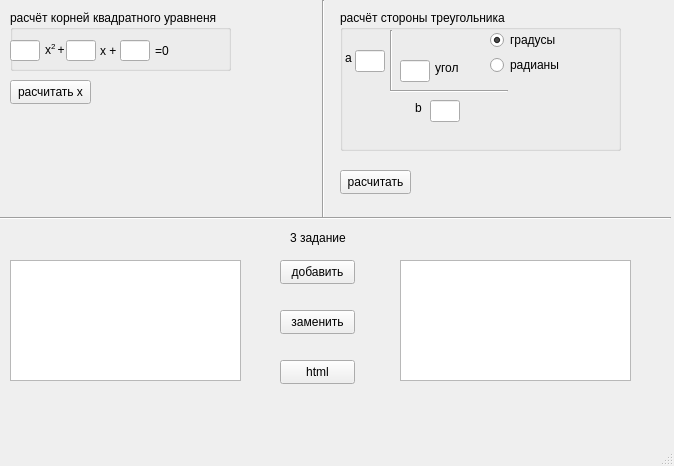
<?xml version="1.0" encoding="UTF-8"?>
<ui version="4.0">
 <class>MainWindow</class>
 <widget class="QMainWindow" name="MainWindow">
  <property name="geometry">
   <rect>
    <x>0</x>
    <y>0</y>
    <width>674</width>
    <height>466</height>
   </rect>
  </property>
  <property name="windowTitle">
   <string>MainWindow</string>
  </property>
  <widget class="QWidget" name="centralwidget">
   <widget class="QGroupBox" name="groupBox">
    <property name="geometry">
     <rect>
      <x>10</x>
      <y>10</y>
      <width>221</width>
      <height>61</height>
     </rect>
    </property>
    <property name="title">
     <string>расчёт корней квадратного уравненя</string>
    </property>
    <widget class="QLineEdit" name="lineEdit_1_a">
     <property name="geometry">
      <rect>
       <x>0</x>
       <y>30</y>
       <width>30</width>
       <height>21</height>
      </rect>
     </property>
    </widget>
    <widget class="QLabel" name="label_x2">
     <property name="geometry">
      <rect>
       <x>35</x>
       <y>30</y>
       <width>21</width>
       <height>21</height>
      </rect>
     </property>
     <property name="text">
      <string>&lt;html&gt;&lt;head/&gt;&lt;body&gt;&lt;p&gt;x&lt;span style=&quot; vertical-align:super;&quot;&gt;2  &lt;/span&gt;+&lt;/p&gt;&lt;/body&gt;&lt;/html&gt;</string>
     </property>
    </widget>
    <widget class="QLineEdit" name="lineEdit_1_b">
     <property name="geometry">
      <rect>
       <x>56</x>
       <y>30</y>
       <width>30</width>
       <height>21</height>
      </rect>
     </property>
    </widget>
    <widget class="QLabel" name="label_x">
     <property name="geometry">
      <rect>
       <x>90</x>
       <y>30</y>
       <width>30</width>
       <height>21</height>
      </rect>
     </property>
     <property name="text">
      <string>x +</string>
     </property>
    </widget>
    <widget class="QLineEdit" name="lineEdit_1_c">
     <property name="geometry">
      <rect>
       <x>110</x>
       <y>30</y>
       <width>30</width>
       <height>21</height>
      </rect>
     </property>
    </widget>
    <widget class="QLabel" name="label_0">
     <property name="geometry">
      <rect>
       <x>145</x>
       <y>30</y>
       <width>21</width>
       <height>21</height>
      </rect>
     </property>
     <property name="text">
      <string>=0</string>
     </property>
    </widget>
   </widget>
   <widget class="QPushButton" name="ButtonQuEducation1">
    <property name="geometry">
     <rect>
      <x>10</x>
      <y>80</y>
      <width>81</width>
      <height>24</height>
     </rect>
    </property>
    <property name="text">
     <string>расчитать x</string>
    </property>
   </widget>
   <widget class="QLabel" name="label_qu_education">
    <property name="geometry">
     <rect>
      <x>110</x>
      <y>80</y>
      <width>121</width>
      <height>21</height>
     </rect>
    </property>
    <property name="text">
     <string/>
    </property>
   </widget>
   <widget class="Line" name="line">
    <property name="geometry">
     <rect>
      <x>313</x>
      <y>0</y>
      <width>20</width>
      <height>219</height>
     </rect>
    </property>
    <property name="orientation">
     <enum>Qt::Vertical</enum>
    </property>
   </widget>
   <widget class="QGroupBox" name="groupBox_2">
    <property name="geometry">
     <rect>
      <x>340</x>
      <y>10</y>
      <width>281</width>
      <height>141</height>
     </rect>
    </property>
    <property name="title">
     <string>расчёт стороны треугольника</string>
    </property>
    <widget class="Line" name="line_2">
     <property name="geometry">
      <rect>
       <x>50</x>
       <y>80</y>
       <width>118</width>
       <height>3</height>
      </rect>
     </property>
     <property name="orientation">
      <enum>Qt::Horizontal</enum>
     </property>
    </widget>
    <widget class="Line" name="line_3">
     <property name="geometry">
      <rect>
       <x>50</x>
       <y>20</y>
       <width>3</width>
       <height>61</height>
      </rect>
     </property>
     <property name="orientation">
      <enum>Qt::Vertical</enum>
     </property>
    </widget>
    <widget class="QLineEdit" name="lineEdit_triangleA">
     <property name="geometry">
      <rect>
       <x>15</x>
       <y>40</y>
       <width>30</width>
       <height>22</height>
      </rect>
     </property>
    </widget>
    <widget class="QLineEdit" name="lineEdit_triangleB">
     <property name="geometry">
      <rect>
       <x>90</x>
       <y>90</y>
       <width>30</width>
       <height>22</height>
      </rect>
     </property>
    </widget>
    <widget class="QLineEdit" name="lineEdit_triangle_angle">
     <property name="geometry">
      <rect>
       <x>60</x>
       <y>50</y>
       <width>30</width>
       <height>22</height>
      </rect>
     </property>
    </widget>
    <widget class="QLabel" name="label_triangleA">
     <property name="geometry">
      <rect>
       <x>5</x>
       <y>40</y>
       <width>16</width>
       <height>16</height>
      </rect>
     </property>
     <property name="text">
      <string>а</string>
     </property>
    </widget>
    <widget class="QLabel" name="label_triangleB">
     <property name="geometry">
      <rect>
       <x>75</x>
       <y>90</y>
       <width>16</width>
       <height>16</height>
      </rect>
     </property>
     <property name="text">
      <string>b</string>
     </property>
    </widget>
    <widget class="QLabel" name="label_triangle_angle">
     <property name="geometry">
      <rect>
       <x>95</x>
       <y>50</y>
       <width>31</width>
       <height>16</height>
      </rect>
     </property>
     <property name="text">
      <string>угол</string>
     </property>
    </widget>
    <widget class="QRadioButton" name="radioDegrees">
     <property name="geometry">
      <rect>
       <x>150</x>
       <y>20</y>
       <width>89</width>
       <height>20</height>
      </rect>
     </property>
     <property name="text">
      <string>градусы</string>
     </property>
     <property name="checkable">
      <bool>true</bool>
     </property>
     <property name="checked">
      <bool>true</bool>
     </property>
    </widget>
    <widget class="QRadioButton" name="radioRadians">
     <property name="geometry">
      <rect>
       <x>150</x>
       <y>45</y>
       <width>89</width>
       <height>20</height>
      </rect>
     </property>
     <property name="text">
      <string>радианы</string>
     </property>
    </widget>
   </widget>
   <widget class="QPushButton" name="Button2Triangle">
    <property name="geometry">
     <rect>
      <x>340</x>
      <y>170</y>
      <width>71</width>
      <height>24</height>
     </rect>
    </property>
    <property name="text">
     <string>расчитать</string>
    </property>
   </widget>
   <widget class="QLabel" name="label_triangle">
    <property name="geometry">
     <rect>
      <x>470</x>
      <y>170</y>
      <width>141</width>
      <height>16</height>
     </rect>
    </property>
    <property name="text">
     <string/>
    </property>
   </widget>
   <widget class="QPlainTextEdit" name="plainTextEditCopy">
    <property name="geometry">
     <rect>
      <x>10</x>
      <y>260</y>
      <width>231</width>
      <height>121</height>
     </rect>
    </property>
   </widget>
   <widget class="Line" name="line_4">
    <property name="geometry">
     <rect>
      <x>0</x>
      <y>210</y>
      <width>671</width>
      <height>16</height>
     </rect>
    </property>
    <property name="orientation">
     <enum>Qt::Horizontal</enum>
    </property>
   </widget>
   <widget class="QLabel" name="label_9">
    <property name="geometry">
     <rect>
      <x>290</x>
      <y>230</y>
      <width>61</width>
      <height>16</height>
     </rect>
    </property>
    <property name="text">
     <string>3 задание</string>
    </property>
   </widget>
   <widget class="QPlainTextEdit" name="plainTextEditPaste">
    <property name="geometry">
     <rect>
      <x>400</x>
      <y>260</y>
      <width>231</width>
      <height>121</height>
     </rect>
    </property>
   </widget>
   <widget class="QPushButton" name="Button3HTML">
    <property name="geometry">
     <rect>
      <x>280</x>
      <y>360</y>
      <width>75</width>
      <height>24</height>
     </rect>
    </property>
    <property name="text">
     <string>html</string>
    </property>
   </widget>
   <widget class="QPushButton" name="Button3Replace">
    <property name="geometry">
     <rect>
      <x>280</x>
      <y>310</y>
      <width>75</width>
      <height>24</height>
     </rect>
    </property>
    <property name="text">
     <string>заменить</string>
    </property>
   </widget>
   <widget class="QPushButton" name="Button3Add">
    <property name="geometry">
     <rect>
      <x>280</x>
      <y>260</y>
      <width>75</width>
      <height>24</height>
     </rect>
    </property>
    <property name="text">
     <string>добавить</string>
    </property>
   </widget>
  </widget>
  <widget class="QMenuBar" name="menubar">
   <property name="geometry">
    <rect>
     <x>0</x>
     <y>0</y>
     <width>674</width>
     <height>22</height>
    </rect>
   </property>
  </widget>
  <widget class="QStatusBar" name="statusbar"/>
 </widget>
 <resources/>
 <connections/>
</ui>
